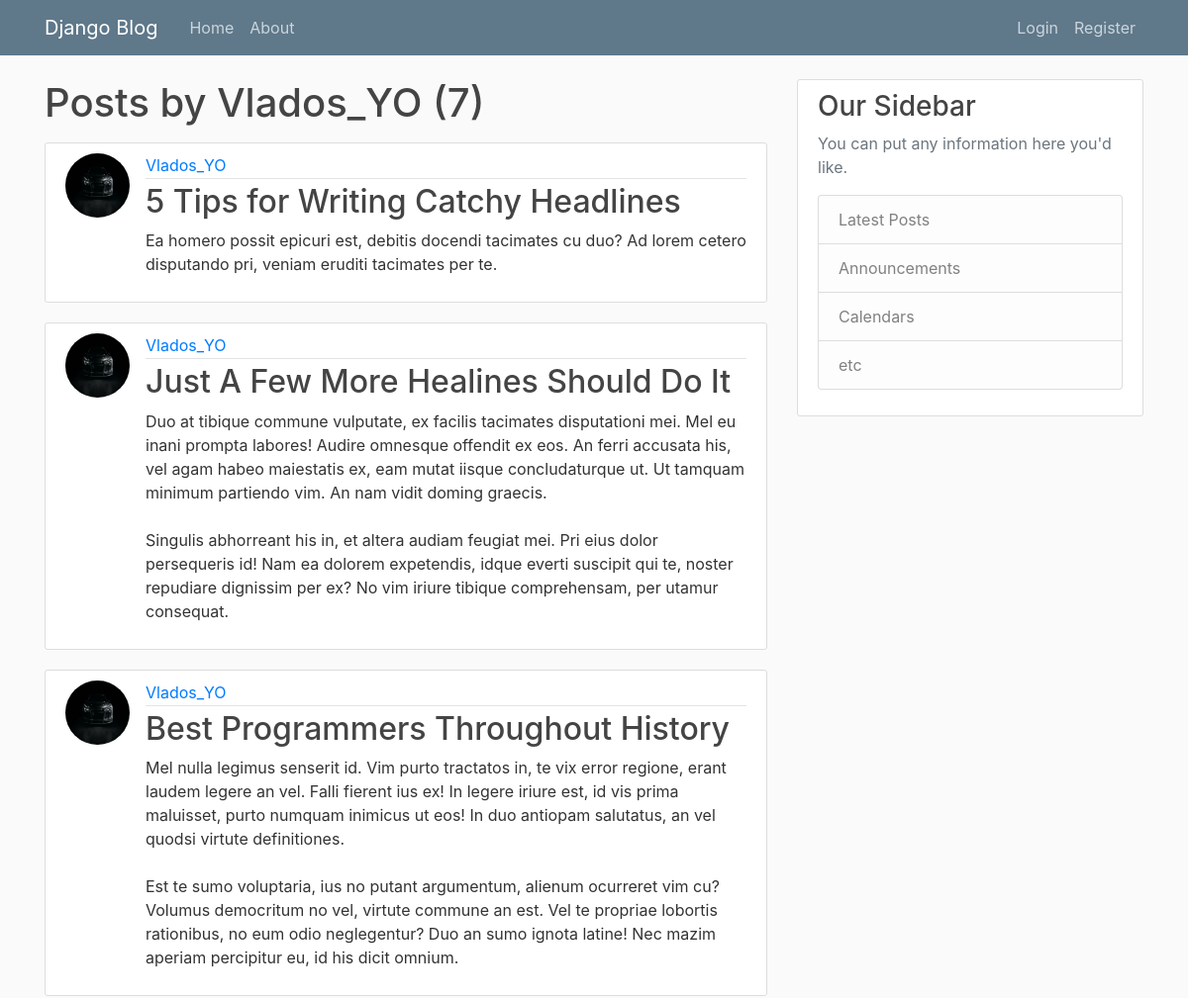
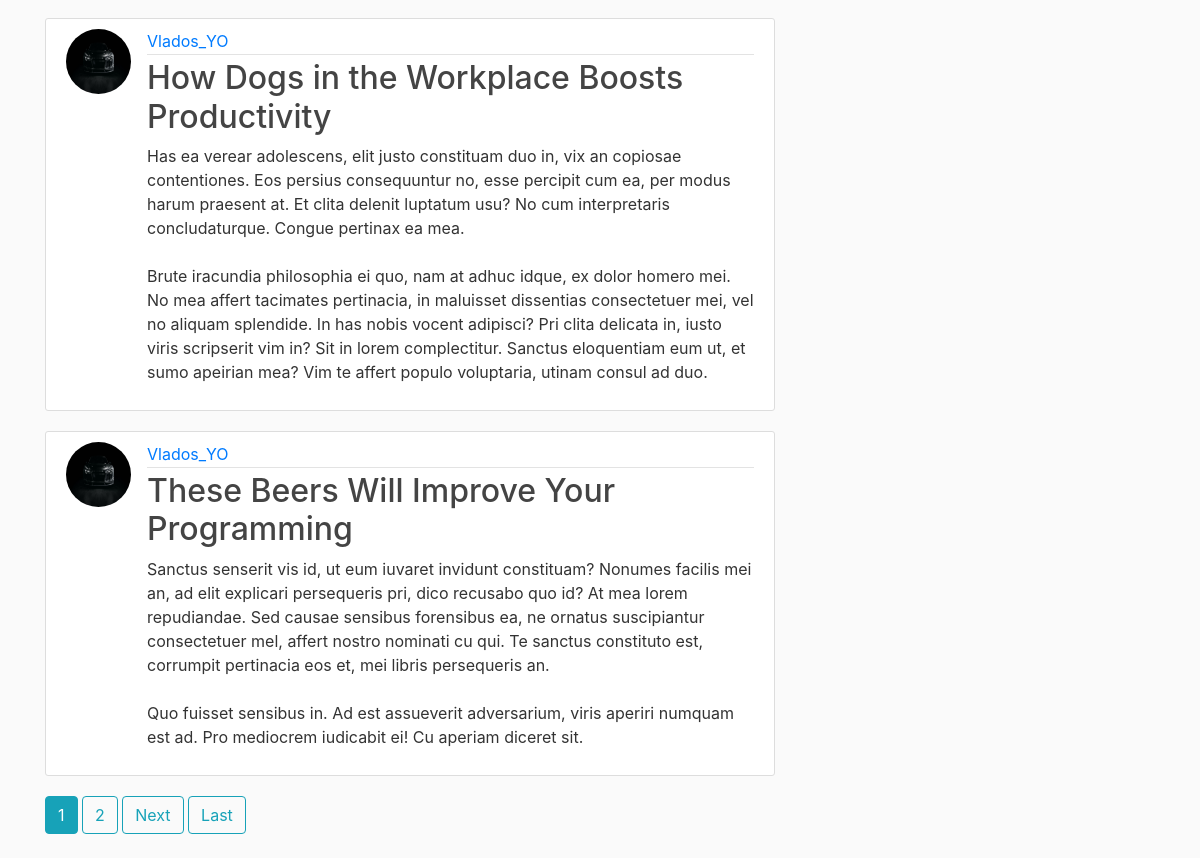
The app's page /user/Vlados_YO/ with its own data (2 pictures, top to bottom).
### blog/models.py (models this page shows, shortened)
class Post(models.Model):
    title = models.CharField(max_length=100)
    content = models.TextField()
    data_posted = models.DateTimeField(default = timezone.now)
    author = models.ForeignKey(User,on_delete=models.CASCADE)

### users/models.py (models this page shows, shortened)
class Profile(models.Model):
    user = models.OneToOneField(User,on_delete=models.CASCADE)
    image = models.ImageField(default='default.jpg',upload_to='profile_pics')

### blog/views.py (the view)
# urls.py: path('user/<str:username>/',UserPostListView.as_view(),name ='user-posts'),
class UserPostListView(ListView):
    paginate_by = 5
    logger.info('cheking users')
    model = Post
    template_name = 'blog/user_posts.html'
    context_object_name = 'posts'
    def get_queryset(self):
        user = get_object_or_404(User,username = self.kwargs.get('username'))
        return   Post.objects.filter(author = user).order_by('-data_posted')
    def get_context_data(self, *, object_list=None, **kwargs):
        context = super().get_context_data()
        context['url'] = self.kwargs.get('username')
        return  context

### blog/templates/blog/user_posts.html (shortened to what this page needs)
{% extends "blog/base.html" %}
{% block content %}
    <h1 class="mb-3">Posts by {{url}} ({{ page_obj.paginator.count }})</h1>
    {% for post in posts %}
        <article class="media content-section">
          <img class="rounded-circle article-img" src="{{ post.author.profile.image.url }}">
          <div class="media-body">
            <div class="article-metadata">
              <a class="mr-2" href="{% url 'user-posts' post.author.username %}">{{ post.author }}</a>
            </div>
            <h2><a class="article-title" href="{% url 'post-detail' post.id %}">{{ post.title }}</a></h2>
            <p class="article-content">{{ post.content }}</p>
          </div>
        </article>
    {% endfor %}
    {% if is_paginated %}
      {% for num in page_obj.paginator.page_range %}
        {% if page_obj.number == num %}
          <a class="btn btn-info mb-4" href="?page={{ num }}">{{ num }}</a>
        {% elif num > page_obj.number|add:'-3' and num < page_obj.number|add:'3' %}
          <a class="btn btn-outline-info mb-4" href="?page={{ num }}">{{ num }}</a>
        {% endif %}
      {% endfor %}
      {% if page_obj.has_next %}
        <a class="btn btn-outline-info mb-4" href="?page={{ page_obj.next_page_number }}">Next</a>
        <a class="btn btn-outline-info mb-4" href="?page={{ page_obj.paginator.num_pages }}">Last</a>
      {% endif %}
    {% endif %}
{% endblock content %}

### blog/static/blog/main.css (style rules this page uses)
body { background: #fafafa; color: #333333; margin-top: 5rem; }
h1, h2, h3, h4, h5, h6 { color: #444444; }
.content-section { background: #ffffff; padding: 10px 20px; border: 1px solid #dddddd; border-radius: 3px; margin-bottom: 20px; }
.article-title { color: #444444; }
.article-content { white-space: pre-line; }
.article-img { height: 65px; width: 65px; margin-right: 16px; }
.article-metadata { padding-bottom: 1px; margin-bottom: 4px; border-bottom: 1px solid #e3e3e3 }

### records on screen
Post: author.profile.image (placeholder picture), author "Vlados_YO", title "5 Tips for Writing Catchy Headlines", content "Ea homero possit epicuri est, debitis docendi tacimates cu duo? Ad lorem cetero disputando pri, veniam eruditi tacimates per te."
Post: author.profile.image (placeholder picture), author "Vlados_YO", title "Just A Few More Healines Should Do It", content "Duo at tibique commune vulputate, ex facilis tacimates disputationi mei. Mel eu inani prompta labores! Audire omnesque offendit ex eos. An ferri accusata his, vel agam habeo maiestatis ex, eam mutat iisque concludaturque ut. Ut tamquam minimum partiendo vim. An nam vidit doming graecis. Singulis abhorreant his in, et altera audiam feugiat mei. Pri eius dolor persequeris id! Nam ea dolorem expetendis, idque everti suscipit qui te, noster repudiare dignissim per ex? No vim iriure tibique comprehensam, per utamur consequat."
Post: author.profile.image (placeholder picture), author "Vlados_YO", title "Best Programmers Throughout History", content "Mel nulla legimus senserit id. Vim purto tractatos in, te vix error regione, erant laudem legere an vel. Falli fierent ius ex! In legere iriure est, id vis prima maluisset, purto numquam inimicus ut eos! In duo antiopam salutatus, an vel quodsi virtute definitiones. Est te sumo voluptaria, ius no putant argumentum, alienum ocurreret vim cu? Volumus democritum no vel, virtute commune an est. Vel te propriae lobortis rationibus, no eum odio neglegentur? Duo an sumo ignota latine! Nec mazim aperiam percipitur eu, id his dicit omnium."
Post: author.profile.image (placeholder picture), author "Vlados_YO", title "How Dogs in the Workplace Boosts Productivity", content "Has ea verear adolescens, elit justo constituam duo in, vix an copiosae contentiones. Eos persius consequuntur no, esse percipit cum ea, per modus harum praesent at. Et clita delenit luptatum usu? No cum interpretaris concludaturque. Congue pertinax ea mea. Brute iracundia philosophia ei quo, nam at adhuc idque, ex dolor homero mei. No mea affert tacimates pertinacia, in maluisset dissentias consectetuer mei, vel no aliquam splendide. In has nobis vocent adipisci? Pri clita delicata in, iusto viris scripserit vim in? Sit in lorem complectitur. Sanctus eloquentiam eum ut, et sumo apeirian mea? Vim te affert populo voluptaria, utinam consul ad duo."
Post: author.profile.image (placeholder picture), author "Vlados_YO", title "These Beers Will Improve Your Programming", content "Sanctus senserit vis id, ut eum iuvaret invidunt constituam? Nonumes facilis mei an, ad elit explicari persequeris pri, dico recusabo quo id? At mea lorem repudiandae. Sed causae sensibus forensibus ea, ne ornatus suscipiantur consectetuer mel, affert nostro nominati cu qui. Te sanctus constituto est, corrumpit pertinacia eos et, mei libris persequeris an. Quo fuisset sensibus in. Ad est assueverit adversarium, viris aperiri numquam est ad. Pro mediocrem iudicabit ei! Cu aperiam diceret sit."

### other values on screen
{{ url }} "Vlados_YO"
{{ page_obj.paginator.count }} "7"
{{ num }} "1"
{{ num }} "2"
